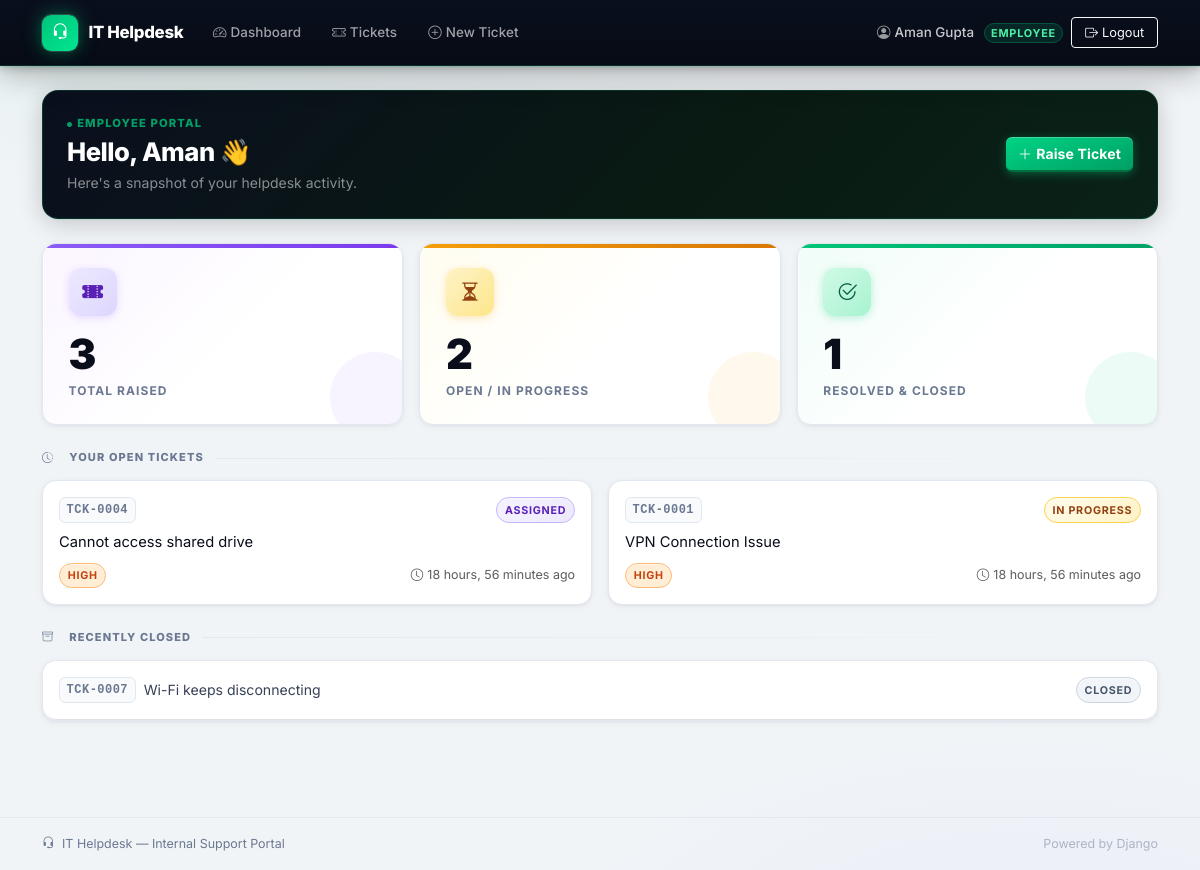
/ (signed in), run on the app's committed database.
### accounts/models.py (models this page shows, shortened)
class Profile(models.Model):
    class Role(models.TextChoices):
        EMPLOYEE = 'EMPLOYEE', 'Employee'
        AGENT = 'AGENT', 'Support Agent'
        ADMIN = 'ADMIN', 'Admin'
    user = models.OneToOneField(User, on_delete=models.CASCADE, related_name='profile')
    role = models.CharField(max_length=20, choices=Role.choices, default=Role.EMPLOYEE)
    department = models.CharField(max_length=100, blank=True)
    phone = models.CharField(max_length=20, blank=True)
    is_active_agent = models.BooleanField(
        default=True,
        help_text="Uncheck to stop assigning new tickets to this agent (e.g. on leave)."
    )
    @property
    def is_employee(self):
        return self.role == self.Role.EMPLOYEE
    @property
    def is_agent(self):
        return self.role == self.Role.AGENT
    @property
    def is_admin_role(self):
        return self.role == self.Role.ADMIN

### tickets/models.py (models this page shows, shortened)
class Ticket(models.Model):
    class Priority(models.TextChoices):
        LOW = 'LOW', 'Low'
        MEDIUM = 'MEDIUM', 'Medium'
        HIGH = 'HIGH', 'High'
        CRITICAL = 'CRITICAL', 'Critical'
    class Status(models.TextChoices):
        OPEN = 'OPEN', 'Open'
        ASSIGNED = 'ASSIGNED', 'Assigned'
        IN_PROGRESS = 'IN_PROGRESS', 'In Progress'
        RESOLVED = 'RESOLVED', 'Resolved'
        CLOSED = 'CLOSED', 'Closed'
    STATUS_ORDER = [Status.OPEN, Status.ASSIGNED, Status.IN_PROGRESS, Status.RESOLVED, Status.CLOSED]
    title = models.CharField(max_length=200)
    description = models.TextField()
    category = models.ForeignKey(Category, on_delete=models.SET_NULL, null=True, related_name='tickets')
    priority = models.CharField(max_length=10, choices=Priority.choices, default=Priority.MEDIUM)
    status = models.CharField(max_length=15, choices=Status.choices, default=Status.OPEN)
    created_by = models.ForeignKey(
        settings.AUTH_USER_MODEL, on_delete=models.CASCADE, related_name='created_tickets'
    )
    assigned_to = models.ForeignKey(
        settings.AUTH_USER_MODEL, on_delete=models.SET_NULL, null=True, blank=True,
        related_name='assigned_tickets'
    )
    resolution = models.TextField(blank=True, help_text="Filled in by the agent once resolved.")
    created_at = models.DateTimeField(auto_now_add=True)
    updated_at = models.DateTimeField(auto_now=True)
    resolved_at = models.DateTimeField(null=True, blank=True)
    closed_at = models.DateTimeField(null=True, blank=True)
    class Meta:
        ordering = ['-created_at']
    @property
    def ticket_number(self):
        return f"TCK-{self.id:04d}"
    @property
    def priority_badge_class(self):
        return {
            self.Priority.LOW: 'badge-low',
            self.Priority.MEDIUM: 'badge-medium',
            self.Priority.HIGH: 'badge-high',
            self.Priority.CRITICAL: 'badge-critical',
        }.get(self.priority, '')
    @property
    def status_badge_class(self):
        return {
            self.Status.OPEN: 'badge-open',
            self.Status.ASSIGNED: 'badge-assigned',
            self.Status.IN_PROGRESS: 'badge-progress',
            self.Status.RESOLVED: 'badge-resolved',
            self.Status.CLOSED: 'badge-closed',
        }.get(self.status, '')

### tickets/views.py (the view, shortened to what this page needs)
# urls.py: path('', views.dashboard, name='dashboard'),
@login_required
def dashboard(request):
    profile = request.user.profile
    if profile.is_admin_role:
        return redirect('admin_stats')
    my_tickets = Ticket.objects.filter(created_by=request.user)
    context = {
        'open_tickets': my_tickets.exclude(status=Ticket.Status.CLOSED),
        'closed_tickets': my_tickets.filter(status=Ticket.Status.CLOSED),
        'total': my_tickets.count(),
    }
    return render(request, 'tickets/employee_dashboard.html', context)

### tickets/templates/tickets/employee_dashboard.html (shortened to what this page needs)
{% extends "base.html" %}
{% block content %}
<div class="rounded-4 p-4 mb-4 d-flex justify-content-between align-items-center flex-wrap gap-3"
     style="background: linear-gradient(135deg, var(--nav-bg) 0%, #091a12 60%, #0a2218 100%);
            border: 1px solid rgba(0,196,122,0.18);
            box-shadow: 0 4px 24px rgba(0,0,0,0.2), 0 1px 0 rgba(0,196,122,0.1);">
    <div style="position:relative; z-index:1;">
        <div class="d-flex align-items-center gap-2 mb-1">
            <span style="font-size:0.7rem;font-weight:800;text-transform:uppercase;letter-spacing:0.1em;color:rgba(0,196,122,0.8);">
                <i class="bi bi-circle-fill me-1" style="font-size:0.45em; vertical-align:middle;"></i>Employee Portal
            </span>
        </div>
        <h3 class="mb-1" style="color:#fff; font-size:1.6rem; font-weight:800; letter-spacing:-0.5px;">
            Hello, {{ user.first_name|default:user.username }} 👋
        </h3>
        <p class="mb-0" style="color:rgba(255,255,255,0.52); font-size:0.875rem;">
            Here's a snapshot of your helpdesk activity.
        </p>
    </div>
    <a href="{% url 'ticket_create' %}" class="btn btn-brand flex-shrink-0"
       style="background: linear-gradient(160deg, #00d484 0%, #009f63 100%); border-bottom: 2px solid #006e3f;">
        <i class="bi bi-plus-lg me-1"></i>Raise Ticket
    </a>
</div>
<div class="row g-3 mb-4">
    <div class="col-sm-4">
        <div class="stat-card stat-card--violet">
            <div class="stat-icon">
                <i class="bi bi-ticket-perforated-fill"></i>
            </div>
            <div class="stat-number">{{ total }}</div>
            <div class="stat-label">Total Raised</div>
        </div>
    </div>
    <div class="col-sm-4">
        <div class="stat-card stat-card--amber">
            <div class="stat-icon">
                <i class="bi bi-hourglass-split"></i>
            </div>
            <div class="stat-number">{{ open_tickets|length }}</div>
            <div class="stat-label">Open / In Progress</div>
        </div>
    </div>
    <div class="col-sm-4">
        <div class="stat-card stat-card--emerald">
            <div class="stat-icon">
                <i class="bi bi-check2-circle"></i>
            </div>
            <div class="stat-number">{{ closed_tickets|length }}</div>
            <div class="stat-label">Resolved & Closed</div>
        </div>
    </div>
</div>
<div class="divider-label">
    <i class="bi bi-clock-history me-1"></i>Your open tickets
</div>
{% if open_tickets %}
<div class="row g-3 mb-4">
    {% for ticket in open_tickets %}
    <div class="col-md-6">
        <a href="{% url 'ticket_detail' ticket.pk %}" class="text-decoration-none">
            <div class="ticket-card p-3 h-100">
                <div class="d-flex justify-content-between align-items-start mb-2">
                    <span class="ticket-number">{{ ticket.ticket_number }}</span>
                    <span class="badge-pill {{ ticket.status_badge_class }}">{{ ticket.get_status_display }}</span>
                </div>
                <div class="fw-600 mb-2" style="color: var(--text); font-size:0.92rem;">{{ ticket.title }}</div>
                <div class="d-flex align-items-center justify-content-between">
                    <span class="badge-pill {{ ticket.priority_badge_class }}">{{ ticket.get_priority_display }}</span>
                    <span class="text-muted" style="font-size:0.78rem;">
                        <i class="bi bi-clock me-1"></i>{{ ticket.created_at|timesince }} ago
                    </span>
                </div>
            </div>
        </a>
    </div>
    {% endfor %}
</div>
{% endif %}
{% if closed_tickets %}
<div class="divider-label">
    <i class="bi bi-archive me-1"></i>Recently closed
</div>
<div class="table-card mb-4">
    {% for ticket in closed_tickets|slice:":5" %}
    <a href="{% url 'ticket_detail' ticket.pk %}" class="list-group-item list-group-item-action d-flex justify-content-between align-items-center px-3 py-3 border-0 border-bottom">
        <div class="d-flex align-items-center gap-2">
            <span class="ticket-number">{{ ticket.ticket_number }}</span>
            <span style="font-size:0.88rem;">{{ ticket.title }}</span>
        </div>
        <span class="badge-pill {{ ticket.status_badge_class }}">{{ ticket.get_status_display }}</span>
    </a>
    {% endfor %}
</div>
{% endif %}
{% endblock %}

### templates/base.html (shortened to what this page needs)
{% load static %}
<!DOCTYPE html>
<html lang="en">
<head>
    <link href="https://cdn.jsdelivr.net/npm/bootstrap@5.3.3/dist/css/bootstrap.min.css" rel="stylesheet">
    <link href="https://cdn.jsdelivr.net/npm/bootstrap-icons@1.11.3/font/bootstrap-icons.min.css" rel="stylesheet">
    <link href="{% static 'css/style.css' %}" rel="stylesheet">
</head>
<body>
<nav class="navbar navbar-expand-lg navbar-dark bg-brand">
    <div class="container">
        <a class="navbar-brand" href="{% url 'dashboard' %}">
            <span class="navbar-brand-icon"><i class="bi bi-headset"></i></span>
            IT Helpdesk
        </a>
        <div class="collapse navbar-collapse" id="navMenu">
            {% if user.is_authenticated %}
            <ul class="navbar-nav me-auto gap-1">
                <li class="nav-item">
                    <a class="nav-link" href="{% url 'dashboard' %}">
                        <i class="bi bi-speedometer2 me-1"></i>Dashboard
                    </a>
                </li>
                <li class="nav-item">
                    <a class="nav-link" href="{% url 'ticket_list' %}">
                        <i class="bi bi-ticket-perforated me-1"></i>Tickets
                    </a>
                </li>
                {% if user.profile.is_employee %}
                <li class="nav-item">
                    <a class="nav-link" href="{% url 'ticket_create' %}">
                        <i class="bi bi-plus-circle me-1"></i>New Ticket
                    </a>
                </li>
                {% endif %}
            </ul>
            <ul class="navbar-nav align-items-center gap-2">
                <li class="nav-item d-flex align-items-center">
                    <span class="navbar-user-name">
                        <i class="bi bi-person-circle me-1 opacity-75"></i>{{ user.get_full_name|default:user.username }}
                        <span class="nav-user-badge">{{ user.profile.get_role_display }}</span>
                    </span>
                </li>
                <li class="nav-item">
                    <form method="post" action="{% url 'logout' %}" class="d-inline">
                        <button type="submit" class="btn btn-sm btn-outline-light" style="font-size:0.8rem; padding: 0.3rem 0.8rem;">
                            <i class="bi bi-box-arrow-right me-1"></i>Logout
                        </button>
                    </form>
                </li>
            </ul>
            {% else %}
            <ul class="navbar-nav ms-auto gap-1">
                <li class="nav-item"><a class="nav-link" href="{% url 'login' %}"><i class="bi bi-box-arrow-in-right me-1"></i>Login</a></li>
                <li class="nav-item"><a class="nav-link" href="{% url 'signup' %}"><i class="bi bi-person-plus me-1"></i>Sign up</a></li>
            </ul>
            {% endif %}
        </div>
    </div>
</nav>
<div class="container py-4">
    {% block content %}{% endblock %}
</div>
<footer class="site-footer">
    <div class="container d-flex justify-content-between align-items-center">
        <span><i class="bi bi-headset me-1"></i> IT Helpdesk — Internal Support Portal</span>
        <span class="opacity-50">Powered by Django</span>
    </div>
</footer>
</body>
</html>

### data on the page
Ticket: ticket_number "TCK-0004", status "ASSIGNED", title "Cannot access shared drive", priority "HIGH", created_at "18 hours, 56 minutes"
Ticket: ticket_number "TCK-0001", status "IN PROGRESS", title "VPN Connection Issue", priority "HIGH", created_at "18 hours, 56 minutes"
Ticket: ticket_number "TCK-0007", title "Wi-Fi keeps disconnecting", status "CLOSED"

### other printed values
{{ user.get_full_name|default:user.username }} "Aman Gupta"
{{ user.profile.get_role_display }} "EMPLOYEE"
{{ user.first_name|default:user.username }} "Aman"
{{ total }} "3"
{{ open_tickets|length }} "2"
{{ closed_tickets|length }} "1"
